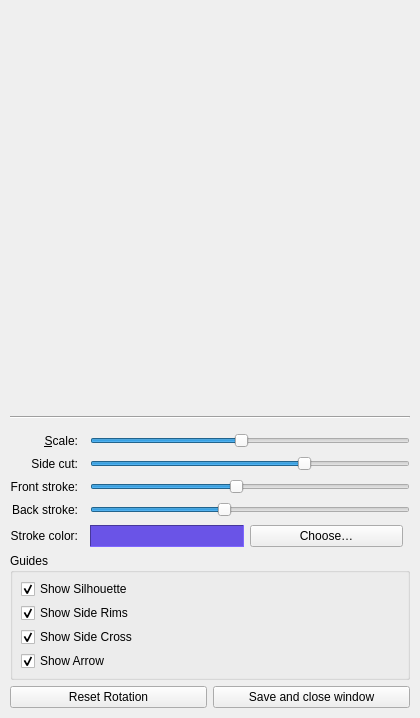
<?xml version="1.0" encoding="UTF-8"?>
<ui version="4.0">
    <class>LoomisDockerForm</class>
    <widget class="QWidget" name="LoomisDockerForm">
        <property name="windowTitle">
            <string>Loomis Head Controls</string>
        </property>

        <layout class="QVBoxLayout" name="verticalLayout">
            <property name="sizeConstraint">
                <enum>QLayout::SetMinimumSize</enum>
            </property>
            <property name="leftMargin">
                <number>10</number>
            </property>
            <property name="topMargin">
                <number>10</number>
            </property>
            <property name="rightMargin">
                <number>10</number>
            </property>
            <property name="bottomMargin">
                <number>10</number>
            </property>

            <!-- Trackball host -->
            <item>
                <widget class="QWidget" name="trackballHost" native="true">
                    <property name="sizePolicy">
                        <sizepolicy hsizetype="Expanding" vsizetype="Expanding">
                            <horstretch>0</horstretch>
                            <verstretch>2</verstretch>
                        </sizepolicy>
                    </property>
                    <property name="minimumSize">
                        <size>
                            <width>400</width>
                            <height>400</height>
                        </size>
                    </property>
                </widget>
            </item>

            <!-- Separation line -->
            <item>
                <widget class="QFrame" name="separatorTop">
                    <property name="frameShape">
                        <enum>QFrame::HLine</enum>
                    </property>
                    <property name="frameShadow">
                        <enum>QFrame::Sunken</enum>
                    </property>
                </widget>
            </item>

            <!-- Extra padding below the trackball -->
            <item>
                <spacer name="spacerBelowTrackball">
                    <property name="orientation">
                        <enum>Qt::Vertical</enum>
                    </property>
                    <property name="sizeType">
                        <enum>QSizePolicy::Fixed</enum>
                    </property>
                    <property name="sizeHint" stdset="0">
                        <size>
                            <width>20</width>
                            <height>8</height>
                        </size>
                    </property>
                </spacer>
            </item>

            <!-- Controls (sliders) -->
            <item>
                <layout class="QFormLayout" name="formLayout">
                    <property name="fieldGrowthPolicy">
                        <enum>QFormLayout::AllNonFixedFieldsGrow</enum>
                    </property>
                    <property name="labelAlignment">
                        <set>Qt::AlignLeading|Qt::AlignLeft|Qt::AlignVCenter</set>
                    </property>
                    <property name="rowWrapPolicy">
                        <enum>QFormLayout::DontWrapRows</enum>
                    </property>
                    <property name="labelAlignment">
                        <set>Qt::AlignRight|Qt::AlignVCenter</set>
                    </property>
                    <property name="formAlignment">
                        <set>Qt::AlignLeft|Qt::AlignTop</set>
                    </property>
                    <property name="horizontalSpacing">
                        <number>12</number>
                    </property>
                    <property name="verticalSpacing">
                        <number>8</number>
                    </property>

                    <!-- Scale -->
                    <item row="0" column="0">
                        <widget class="QLabel" name="labelScale">
                            <property name="text">
                                <string>&amp;Scale:</string>
                            </property>
                            <property name="alignment">
                                <set>Qt::AlignRight|Qt::AlignVCenter</set>
                            </property>
                            <property name="buddy">
                                <cstring>sizeSlider</cstring>
                            </property>
                        </widget>
                    </item>
                    <item row="0" column="1">
                        <widget class="QSlider" name="sizeSlider">
                            <property name="sizePolicy">
                                <sizepolicy hsizetype="MinimumExpanding" vsizetype="Fixed">
                                    <horstretch>0</horstretch>
                                    <verstretch>0</verstretch>
                                </sizepolicy>
                            </property>
                            <property name="orientation">
                                <enum>Qt::Horizontal</enum>
                            </property>
                            <property name="minimum">
                                <number>10</number>
                            </property>
                            <property name="maximum">
                                <number>200</number>
                            </property>
                            <property name="value">
                                <number>100</number>
                            </property>
                            <property name="singleStep">
                                <number>1</number>
                            </property>
                            <property name="pageStep">
                                <number>5</number>
                            </property>
                        </widget>
                    </item>

                    <!-- Side cut -->
                    <item row="1" column="0">
                        <widget class="QLabel" name="labelSideCut">
                            <property name="text">
                                <string>Side cut:</string>
                            </property>
                            <property name="alignment">
                                <set>Qt::AlignRight|Qt::AlignVCenter</set>
                            </property>
                            <property name="buddy">
                                <cstring>sideCutSlider</cstring>
                            </property>
                        </widget>
                    </item>
                    <item row="1" column="1">
                        <widget class="QSlider" name="sideCutSlider">
                            <property name="sizePolicy">
                                <sizepolicy hsizetype="MinimumExpanding" vsizetype="Fixed">
                                    <horstretch>0</horstretch>
                                    <verstretch>0</verstretch>
                                </sizepolicy>
                            </property>
                            <property name="orientation">
                                <enum>Qt::Horizontal</enum>
                            </property>
                            <property name="minimum">
                                <number>5</number>
                            </property>
                            <property name="maximum">
                                <number>95</number>
                            </property>
                            <property name="value">
                                <number>66</number>
                            </property>
                            <property name="singleStep">
                                <number>1</number>
                            </property>
                            <property name="pageStep">
                                <number>5</number>
                            </property>
                        </widget>
                    </item>

                    <!-- Front stroke -->
                    <item row="2" column="0">
                        <widget class="QLabel" name="labelFrontStroke">
                            <property name="text">
                                <string>Front stroke:</string>
                            </property>
                            <property name="alignment">
                                <set>Qt::AlignRight|Qt::AlignVCenter</set>
                            </property>
                            <property name="buddy">
                                <cstring>frontStrokeSlider</cstring>
                            </property>
                        </widget>
                    </item>
                    <item row="2" column="1">
                        <widget class="QSlider" name="frontStrokeSlider">
                            <property name="sizePolicy">
                                <sizepolicy hsizetype="MinimumExpanding" vsizetype="Fixed">
                                    <horstretch>0</horstretch>
                                    <verstretch>0</verstretch>
                                </sizepolicy>
                            </property>
                            <property name="orientation">
                                <enum>Qt::Horizontal</enum>
                            </property>
                            <property name="minimum">
                                <number>1</number>
                            </property>
                            <property name="maximum">
                                <number>12</number>
                            </property>
                            <property name="value">
                                <number>6</number>
                            </property>
                            <property name="singleStep">
                                <number>1</number>
                            </property>
                            <property name="pageStep">
                                <number>1</number>
                            </property>
                        </widget>
                    </item>

                    <!-- Back stroke -->
                    <item row="3" column="0">
                        <widget class="QLabel" name="labelBackStroke">
                            <property name="text">
                                <string>Back stroke:</string>
                            </property>
                            <property name="alignment">
                                <set>Qt::AlignRight|Qt::AlignVCenter</set>
                            </property>
                            <property name="buddy">
                                <cstring>backStrokeSlider</cstring>
                            </property>
                        </widget>
                    </item>
                    <item row="3" column="1">
                        <widget class="QSlider" name="backStrokeSlider">
                            <property name="sizePolicy">
                                <sizepolicy hsizetype="MinimumExpanding" vsizetype="Fixed">
                                    <horstretch>0</horstretch>
                                    <verstretch>0</verstretch>
                                </sizepolicy>
                            </property>
                            <property name="orientation">
                                <enum>Qt::Horizontal</enum>
                            </property>
                            <property name="minimum">
                                <number>0</number>
                            </property>
                            <property name="maximum">
                                <number>12</number>
                            </property>
                            <property name="value">
                                <number>5</number>
                            </property>
                            <property name="singleStep">
                                <number>1</number>
                            </property>
                            <property name="pageStep">
                                <number>1</number>
                            </property>
                        </widget>
                    </item>
                    <!-- Stroke color -->
                    <item row="4" column="0">
                        <widget class="QLabel" name="labelStrokeColor">
                            <property name="text">
                                <string>Stroke color:</string>
                            </property>
                            <property name="alignment">
                                <set>Qt::AlignRight|Qt::AlignTrailing|Qt::AlignVCenter</set>
                            </property>
                        </widget>
                    </item>
                    <item row="4" column="1">
                        <layout class="QHBoxLayout" name="strokeColorLayout">
                            <property name="spacing">
                                <number>6</number>
                            </property>
                            <item>
                                <widget class="QFrame" name="strokeColorSwatch">
                                    <property name="minimumSize">
                                        <size>
                                            <width>28</width>
                                            <height>18</height>
                                        </size>
                                    </property>
                                    <property name="styleSheet">
                                        <string notr="true">background-color: #6A54E7; border: 1px
                                            solid #666;</string>
                                    </property>
                                    <property name="frameShape">
                                        <enum>QFrame::Panel</enum>
                                    </property>
                                    <property name="frameShadow">
                                        <enum>QFrame::Sunken</enum>
                                    </property>
                                </widget>
                            </item>
                            <item>
                                <widget class="QPushButton" name="strokeColorButton">
                                    <property name="text">
                                        <string>Choose…</string>
                                    </property>
                                </widget>
                            </item>
                            <item>
                                <spacer name="strokeColorStretch">
                                    <property name="orientation">
                                        <enum>Qt::Horizontal</enum>
                                    </property>
                                    <property name="sizeType">
                                        <enum>QSizePolicy::Expanding</enum>
                                    </property>
                                </spacer>
                            </item>
                        </layout>
                    </item>

                </layout>

            </item>

            <!-- Guides (checkboxes grouped below sliders) -->
            <item>
                <widget class="QGroupBox" name="groupGuides">
                    <property name="title">
                        <string>Guides</string>
                    </property>
                    <property name="sizePolicy">
                        <sizepolicy hsizetype="MinimumExpanding" vsizetype="Fixed">
                            <horstretch>0</horstretch>
                            <verstretch>0</verstretch>
                        </sizepolicy>
                    </property>
                    <layout class="QVBoxLayout" name="guidesLayout">
                        <property name="leftMargin">
                            <number>8</number>
                        </property>
                        <property name="topMargin">
                            <number>6</number>
                        </property>
                        <property name="rightMargin">
                            <number>8</number>
                        </property>
                        <property name="bottomMargin">
                            <number>6</number>
                        </property>
                        <property name="spacing">
                            <number>4</number>
                        </property>
                        <item>
                            <widget class="QCheckBox" name="showSilhouette">
                                <property name="text">
                                    <string>Show Silhouette</string>
                                </property>
                                <property name="checked">
                                    <bool>true</bool>
                                </property>
                            </widget>
                        </item>
                        <item>
                            <widget class="QCheckBox" name="showSideRims">
                                <property name="text">
                                    <string>Show Side Rims</string>
                                </property>
                                <property name="checked">
                                    <bool>true</bool>
                                </property>
                            </widget>
                        </item>
                        <item>
                            <widget class="QCheckBox" name="showSideCross">
                                <property name="text">
                                    <string>Show Side Cross</string>
                                </property>
                                <property name="checked">
                                    <bool>true</bool>
                                </property>
                            </widget>
                        </item>
                        <item>
                            <widget class="QCheckBox" name="showArrow">
                                <property name="text">
                                    <string>Show Arrow</string>
                                </property>
                                <property name="checked">
                                    <bool>true</bool>
                                </property>
                            </widget>
                        </item>
                    </layout>
                </widget>
            </item>

            <!-- Actions -->
            <item>
                <layout class="QHBoxLayout" name="rowActions">
                    <property name="leftMargin">
                        <number>0</number>
                    </property>
                    <property name="rightMargin">
                        <number>0</number>
                    </property>
                    <item>
                        <layout class="QHBoxLayout" name="actions">
                            <property name="spacing">
                                <number>6</number>
                            </property>
                            <item>
                                <widget class="QPushButton" name="resetButton">
                                    <property name="text">
                                        <string>Reset Rotation</string>
                                    </property>
                                </widget>
                            </item>
                            <item>
                                <widget class="QPushButton" name="saveButton">
                                    <property name="text">
                                        <string>Save and close window</string>
                                    </property>
                                </widget>
                            </item>
                        </layout>
                    </item>
                </layout>
            </item>

        </layout>
    </widget>
    <resources />
    <connections />
</ui>
